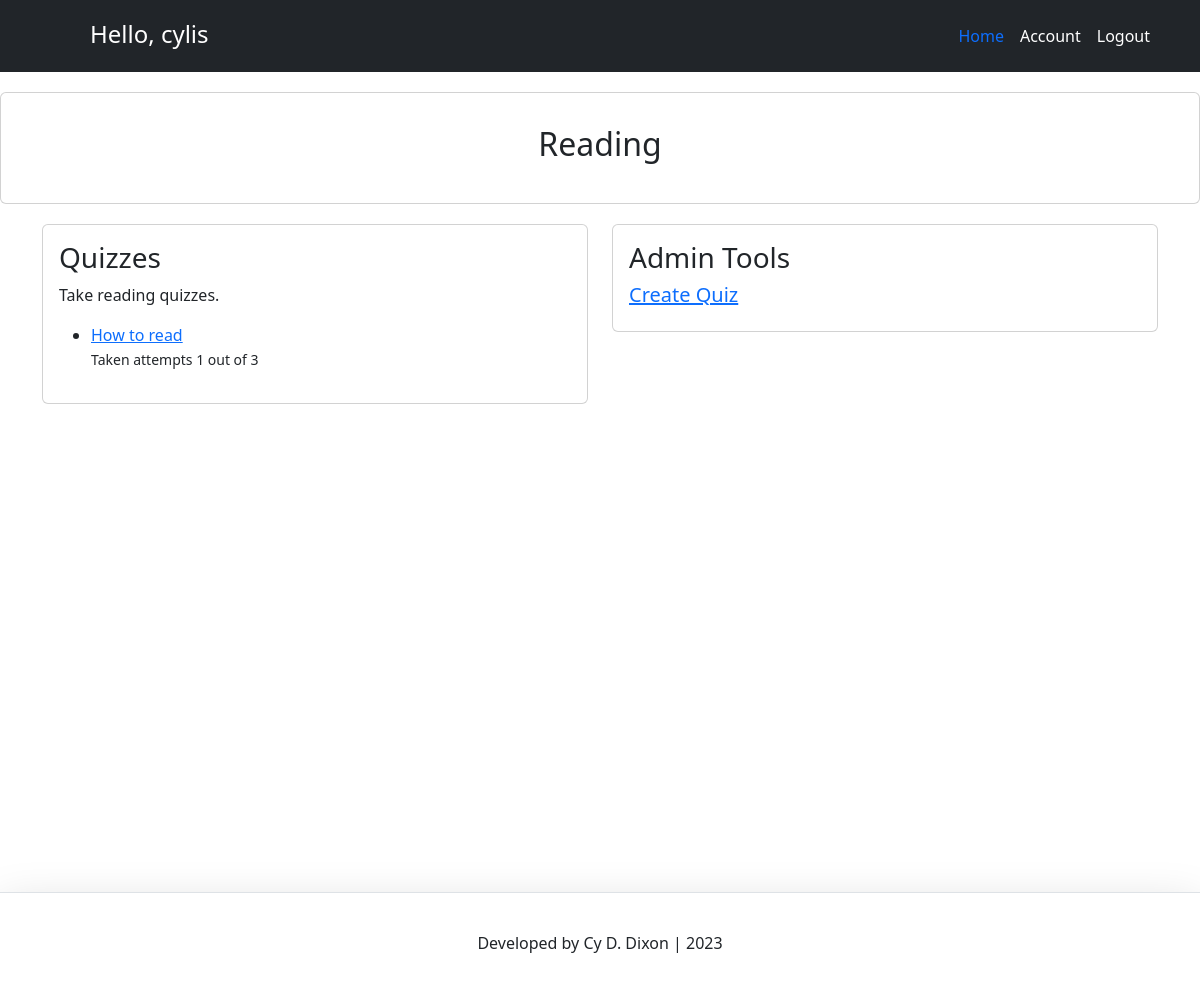
Page /quiz/reading/ (signed in) on the committed database.
### account/models.py (models this page shows, shortened)
class Account(AbstractBaseUser):
	email 					= models.EmailField(verbose_name="email", max_length=60, unique=True)
	username 				= models.CharField(max_length=30, unique=True)
	date_joined				= models.DateTimeField(verbose_name='date joined', auto_now_add=True)
	last_login				= models.DateTimeField(verbose_name='last login', auto_now=True)
	is_admin				= models.BooleanField(default=False)
	is_active				= models.BooleanField(default=True)
	is_staff				= models.BooleanField(default=False)
	is_superuser			= models.BooleanField(default=False)
	USERNAME_FIELD = 'email'
	REQUIRED_FIELDS = ['username']
	objects = MyAccountManager()

### quiz/models.py (models this page shows, shortened)
class Quiz(models.Model):
    name = models.CharField(max_length=255)
    type = models.CharField(max_length=255, default="none")
    description = models.TextField(default="empty")

class QuizTaker(models.Model):
    user = models.ForeignKey(Account, on_delete=models.CASCADE)
    quiz = models.ForeignKey(Quiz, on_delete=models.CASCADE)
    date_taken = models.DateTimeField(auto_now_add=True)
    quiz_score = models.IntegerField(default=0)
    attempts = models.IntegerField(default=0)

### quiz/views.py (the view)
# urls.py: path('reading/', views.reading_view, name='reading_page'),
def reading_view(request):
    context = {}
    quizzes = Quiz.objects.all()
    user = request.user
    quiz_takers = QuizTaker.objects.all()
    context['quiz_takers'] = quiz_takers
    context['user'] = user
    context['quizzes'] = quizzes
    return render(request, 'reading_page.html', context)

### quiz/templates/reading_page.html (shortened to what this page needs)
{% extends 'base.html' %}
{% load static %}
{% block content %}
<div class="card text-center p-3">
  <div class="card-body">
    <h2 class="card-title">Reading</h2>
  </div>
</div>
<div class="container">
  <div class="row">
    <div class="col-sm-6 mb-3 mb-sm-0">
      <div class="card">
        <div class="card-body">
          <h3 class="card-title">Quizzes</h3>
          <p class="card-text">Take reading quizzes.</p>
          <ul>
            {% for quiz in quizzes %}
              {% if quiz.type == 'Reading' %}
              <li><a href="{% url 'start_quiz' quiz.id %}">{{ quiz.name }}</a></li>
			  {% for taker in quiz_takers %}
				{% if taker.user == user and taker.quiz == quiz %}
					<small> Taken attempts {{ taker.attempts }}  out of 3 </small>
				{% endif %}
			  {% endfor %}
              {% endif %}
            {% endfor %}
          </ul>
        </div>
      </div>
    </div>
    <div class="col-sm-6 mb-3 mb-sm-0">
		<div class="card">
		  <div class="card-body">
			  {% if user.is_admin %}
			  <h3> Admin Tools </h3>
			  <h5 class="card-title"><a href="{% url 'create_quiz' %}">Create Quiz</a> </h5>
			  {% endif %}
		  </div>
		</div>
	  </div>
  </div>
</div>
{% endblock content %}

### templates/snippets/header.html (shortened to what this page needs)
<link href="https://cdn.jsdelivr.net/npm/bootstrap@5.3.1/dist/css/bootstrap.min.css" rel="stylesheet">
<header class="p-3 text-bg-dark">
  <div class="container">
    <div class="d-flex flex-wrap">
      <a href="/" class="d-flex mb-3 mb-md-0 me-md-auto link-body-emphasis text-decoration-none">
        <svg class="bi me-2" width="40" height="32"><use xlink:href="#bootstrap"/></svg>
        {% if request.user.is_authenticated %}
          <span class="text-white fs-4">Hello, {{request.user.username}}</span>
        {% else %}
          <span class="text-white fs-4">It's Django Time!</span>
        {% endif %}
      </a>
      <ul class="nav">
        {% if request.user.is_authenticated %}
          <li><a class="nav-link px-2 text-blue" aria-current="page" href="{% url 'home' %}"> Home </a></li>
          <li><a class="nav-link px-2 text-white" href="{% url 'account' %}"> Account </a></li>
          <li><a class="nav-link px-2 text-white" href="{% url 'logout' %}"> Logout </a></li>
        {% else %}
          <li><a class="nav-link px-2 text-blue" href="{% url 'home' %}">Home</a></li>
          <li><a class="nav-link px-2 text-white" href="{% url 'register' %}">Register</a></li>
          <li><a class="nav-link px-2 text-white" href="{% url 'login' %}">Login</a> </li>
        {% endif %}
      </ul>
  </div>
</header>

### templates/snippets/header.html (style rules this page uses)
.p-3 { margin-bottom: 20px; }

### templates/snippets/base_css.html (style rules this page uses)
body { background-color: #F5F5F5; }

### rows in the picture
Account: user.username "cylis"
Quiz: name "How to read"
QuizTaker: attempts "1"
